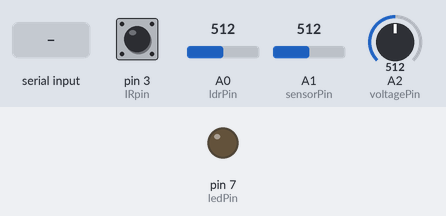
Simulated run of this sketch. Board: Arduino Uno, built with avr-gcc and run on an emulated ATmega328P. Parts: output pins drawn as LEDs (lit = HIGH). The test bench sets the inputs (shaded band); at power-on: pin 3 (IRpin) HIGH, A0 (ldrPin) = 512, A1 (sensorPin) = 512, A2 (voltagePin) = 512. What the sketch prints to the serial monitor is not drawn.

Above: at 1.2 s.
1.3 s: "1" received over Serial
At 4.1 s:
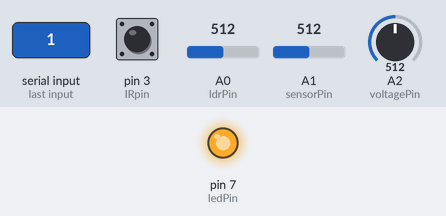
4.5 s: "0" received over Serial
At 7.5 s:
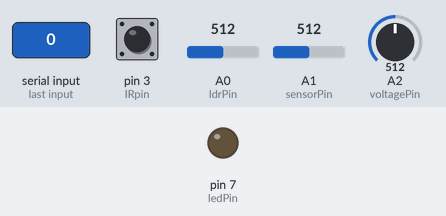
Timing chart, 0 to 9.0 s (numbered marks = the images above; inputs shaded):
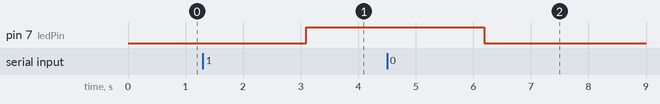

Measured:
- after the input at 1.3 s, pin 7 (ledPin): LOW → HIGH after 1.8 s
- after the input at 4.5 s, pin 7 (ledPin): HIGH → LOW after 1.7 s

The sketch:

sensor_readings.ino
```cpp
const int ldrPin = A0;  // LDR analog pin
const int sensorPin = A1;  // LM35 sensor analog pin
const int voltagePin = A2;  // Voltage sensor analog pin
unsigned int IRpin = 3; // IR receiver digital pin
const int ledPin = 7;  // LED digital pin

int ldrValue, watts;
char set =  '2';
float voltage, temperature, temperaturefr, current;
int threshold = 500;  // adjust based on your LDR sensitivity in dark conditions


void setup() {
  pinMode(IRpin, INPUT_PULLUP);
  Serial.begin(9600);       // Initialize serial communication
  pinMode(ledPin, OUTPUT);

}

void loop() {

  ldrValue = analogRead(ldrPin);  // Read analog value from LDR module
  char command;

  if (Serial.available() > 0) {  // Check if data is available to read
    command = Serial.read(); // Read the incoming command
    if (command == '1')  {
      set = '1'; //Set Light ON until next input
    }
    else if (command == '0') {
      set = '0';
    }
    else if (command == '2'){
      set = '2';
    }
  }


  if ( (digitalRead(IRpin) == LOW) or (set == '1')) {

    digitalWrite(ledPin, HIGH); // Turn on the light

  }
  // else if ((ldrValue > threshold) or (digitalRead(IRpin) == LOW)) {

  //   digitalWrite(ledPin, HIGH); // Turn on the light

  // }
  else {
    digitalWrite(ledPin, LOW);   // Turn off LED
  }

  // this condition is always bottom so it perform manual operation
  if (set == '0') {
    digitalWrite(ledPin, LOW);  // Turn off LED
  }


  // Read voltage from sensor (adjust for your voltage divider setup)
  int voltageValue = analogRead(voltagePin);
  voltage = (voltageValue * 5.0) / 1023.0;  // Assuming 5V reference and 10-bit ADC
  current = (voltageValue - 2.5) / 0.1;
  current = current / 1000;
  watts = current * voltage;
  // Read raw ADC value from LM35
  int temparatureValue = analogRead(sensorPin);

  // Convert ADC value to temperature in Celsius
  temperature = (temparatureValue - 32)* 0.5;  // LM35 outputs 10mV/°C

// Fahrenhit
 // temperaturefr = (temparatureValue * 1.8) + 32;
  int pinValue = digitalRead(ledPin);
  int IRValue = digitalRead(IRpin);


  // Print readings to serial monitor
  Serial.print("Device_Name: ");
  Serial.print("Light1");
  Serial.print(",");
  Serial.print("LED_Voltage: ");
  Serial.print(voltage);
  Serial.print(",");
  Serial.print("LED_Current: ");
  Serial.print(current);
  Serial.print(",");
  Serial.print("LED_Watts: ");
  Serial.print(watts);
  Serial.print(",");
  Serial.print("Temperature: ");
  Serial.print(temperature);
  Serial.print(",");
  Serial.print("Temperature2: ");
  Serial.print(temparatureValue);
  Serial.print(",");
  Serial.print("Light_Density: ");
  Serial.print(ldrValue);
  Serial.print(",");
  Serial.print("Light_PIN: ");
  Serial.print(pinValue);
  Serial.print(",");
  Serial.print("Input: ");
  Serial.print(set);
  Serial.print(",");
  Serial.print("IR: ");
  Serial.print(IRValue);
  Serial.println("");


  delay(3000);  // Optional delay to avoid rapid flickering
}
```
